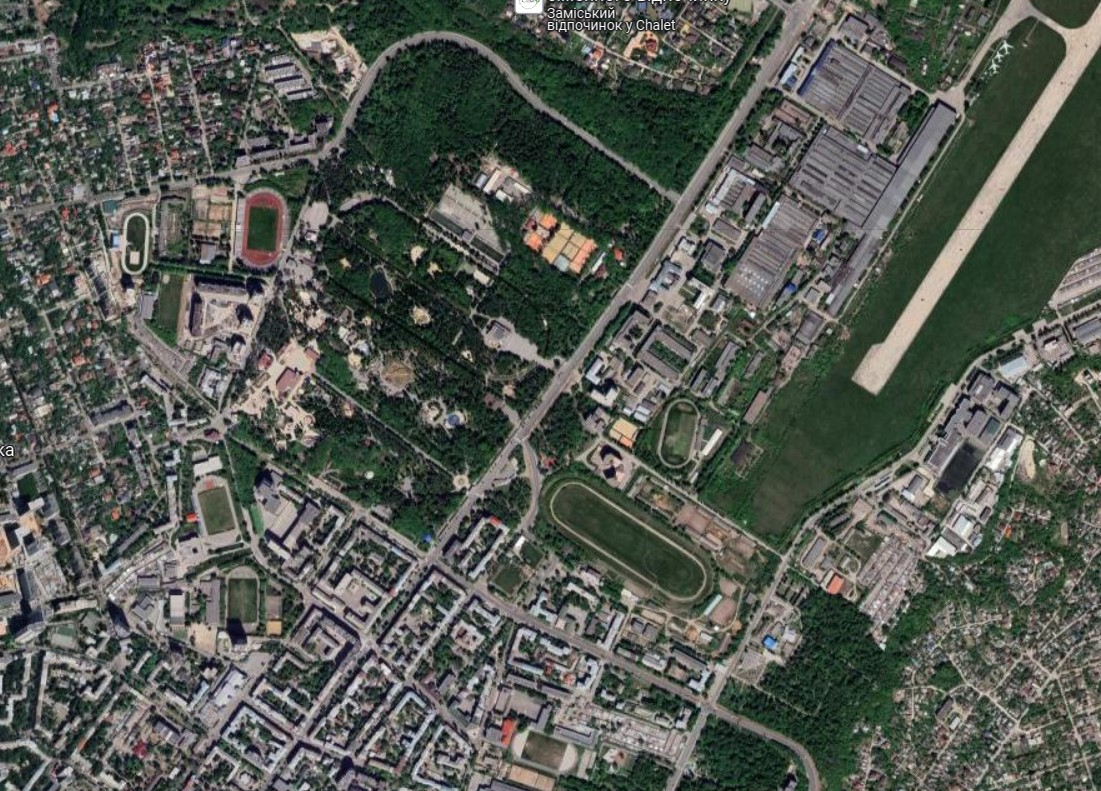
#> input picture Kharkiv_map2.jpg, 1101 x 791 px
$ python main.py
#> lines starting #> are read from the running program, lines starting #| are printed output that depends on the picture
#> the answer given: 1
### PKG_Images/Im_PIL.py
# ------------------------  Технології Computer Vision з python -------------------------------

'''
Цифрова обробка зображень: ласичні алгоритми "сирої" обробки растрового зображення з апакетом  Pillow (PIL)
Джерела даних:
https://www.kaggle.com/datasets
https://www.sentinel-hub.com/
https://livingatlas2.arcgis.com/landsatexplorer/

Package         Version
--------------- -------
matplotlib      3.8.2
pillow          10.2.0

'''


import random
from PIL import Image, ImageDraw
from matplotlib import pyplot as plt
from PIL.ImageFilter import (
   BLUR, CONTOUR, DETAIL, EDGE_ENHANCE, EDGE_ENHANCE_MORE,
   EMBOSS, FIND_EDGES, SMOOTH, SMOOTH_MORE, SHARPEN)

#------------------ Main class for all functions --------------------------------
class ImgVision:

	def __init__(self, file_name, mix_file, finish_file):
#> called with file_name = 'Kharkiv_map2.jpg', mix_file = 'stop.jpg', finish_file = 'stop_filter.jpg'
		self.image = Image.open(file_name)  # відкриття файлу зображення
#> self.image is the input picture: PIL image 1101x791 RGB; mean R, G, B 85.2, 89.8, 82.5
		self.draw = ImageDraw.Draw(self.image)  # створення інструменту для малювання
		self.width = self.image.size[0]   # визначення ширини картинки
#> self.width = 1101
		self.height = self.image.size[1]  # визначення висоти картинки
#> self.height = 791
		self.pix = self.image.load()  # отримання значень пікселей для картинки
		self.mix = mix_file
		self.finish = finish_file

	# --------------------- зчитування файлу зображення ----------------------
	# [33 lines left out: functions image_read, shades_of_gray, not called in this run]


	# ------------------------- серпія  --------------------------
	def serpia(self) -> None:


		print('------- ведіть коефіціент серпії --------------')
		depth = int(input('depth:'))
#> the answer given: 3
		print('------- триває перетворення --------------')
		for i in range(self.width):
			for j in range(self.height):  # підрахунок середнього значення кольорової гами - перетворення з коефіціентом
				a = self.pix[i, j][0]
				b = self.pix[i, j][1]
				c = self.pix[i, j][2]
				S = (a + b + c) // 3
				a = S + depth * 2
				b = S + depth
				c = S
				if (a > 255):
					a = 255
				if (b > 255):
					b = 255
				if (c > 255):
					c = 255
				self.draw.point((i, j), (a, b, c))

		plt.imshow(self.image)
		plt.show()
		print("STOP_im", "red=", self.pix[1, 1][0], "green=", self.pix[1, 1][1], "blue=", self.pix[1, 1][2])
#| STOP_im red= 96 green= 93 blue= 90
		self.image.save(self.mix, "JPEG")
#		del self.draw
		print('------- перетворення завершене до файлу stop.jpg --------------')

		return

	# ----------------------- негатив --------------------------
	# [116 lines left out: functions negative, noise, brightness_change, monochrome, not called in this run]

	# ------------------ фільтрація - векторизація зображення ------------------------
	def contour_im(self) -> None:

		# -----------  фільтрація: покращення якості, ідентифікація ---------------
		image_filter = self.image.filter(CONTOUR)
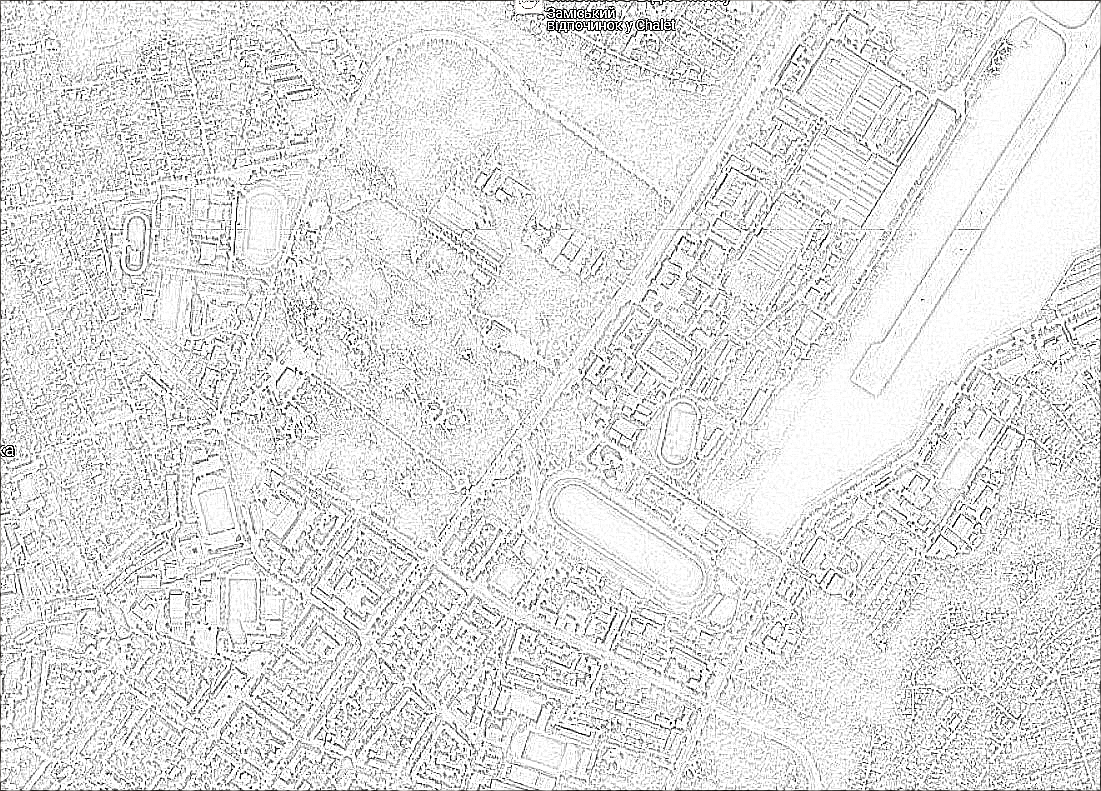
#> image_filter: PIL image 1101x791 RGB; mean R, G, B 224.9, 224.9, 224.9
		# self.image_filter = self.image.filter(BLUR)
		# self.image_filter = self.image.filter(DETAIL)

		plt.imshow(image_filter)
		plt.show()
		self.pix = image_filter.load()  # отримання значень пікселей для картинки
		print("STOP_im", "red=", self.pix[1, 1][0], "green=", self.pix[1, 1][1], "blue=", self.pix[1, 1][2])
#| STOP_im red= 248 green= 248 blue= 248
		image_filter.save(self.finish, "JPEG")
		del self.draw
		print('------- перетворення завершене до файлу stop.jpg --------------')

		return

### main.py
from PKG_Images.Im_PIL import (
    ImgVision
)
# import package_functions
# from package_functions import module_1, module_2, module_3

# from package_classes import (
#     MyClass_my_cv_dict,
#     MyClass_my_cv_file_w,
#     MyClass_my_cv_file_r,
#     MyClass_f_digit_detector
# )

def package_image_main_def():
    file_name_start = 'Kharkiv_map2.jpg'
    file_name_stop = "stop.jpg"
    file_name_filter = "stop_filter.jpg"

    print('оберіть тип перетворення!')
    print('0 - відтінки сірого')
    print('1 - серпія')
    print('2 - негатив')
    print('3 - зашумлення')
    print('4 - зміна яскравості')
    print('5 - монохромне зображення')
    #print('6 - фільтр-векторизатор')  # always it does
    mode = int(input('mode:'))
    Img = ImgVision(file_name_start, file_name_stop, file_name_filter)
    if (mode == 0): Img.shades_of_gray()
    elif (mode == 1): Img.serpia()
    elif (mode == 2): Img.negative()
    elif (mode == 3): Img.noise()
    elif (mode == 4): Img.brightness_change()
    elif (mode == 5): Img.monochrome()
    Img.contour_im()

    return


if __name__ == '__main__':
    # package_functions_main_def()
    # package_class_main_def()
    package_image_main_def()

$ run again, with Kharkiv_map.jpg copied over Kharkiv_map2.jpg
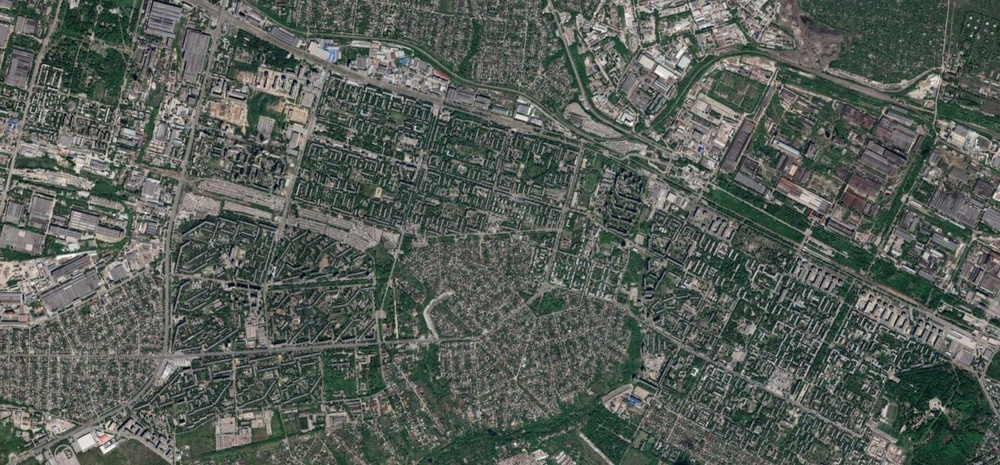
#> input picture Kharkiv_map.jpg, 1000 x 465 px, shrunk from 1736 x 807 before the run
#> in __init__, self.image is the input picture: PIL image 1000x465 RGB; mean R, G, B 86.9, 93.9, 86.9
#| STOP_im red= 109 green= 106 blue= 103
#> in contour_im, `image_filter = self.image.filter(CONTOUR)`:
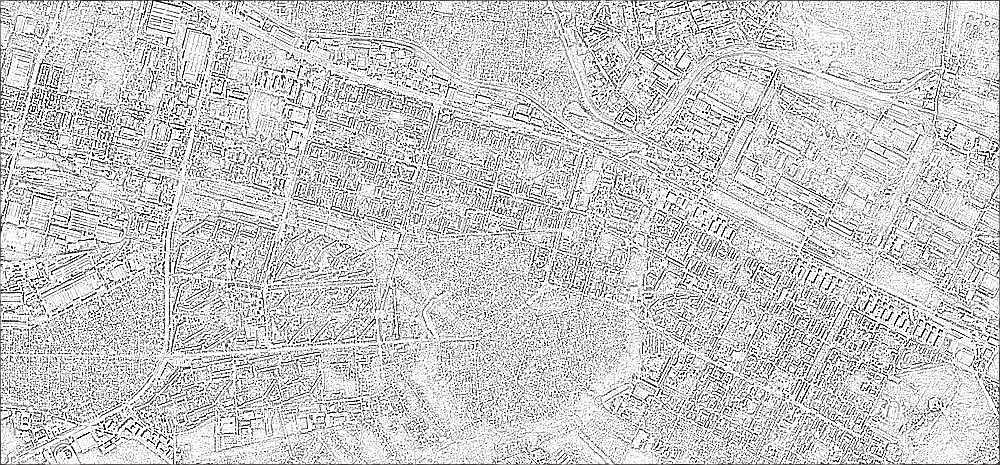
#> image_filter: PIL image 1000x465 RGB; mean R, G, B 203.3, 203.3, 203.3
#| STOP_im red= 175 green= 175 blue= 175
